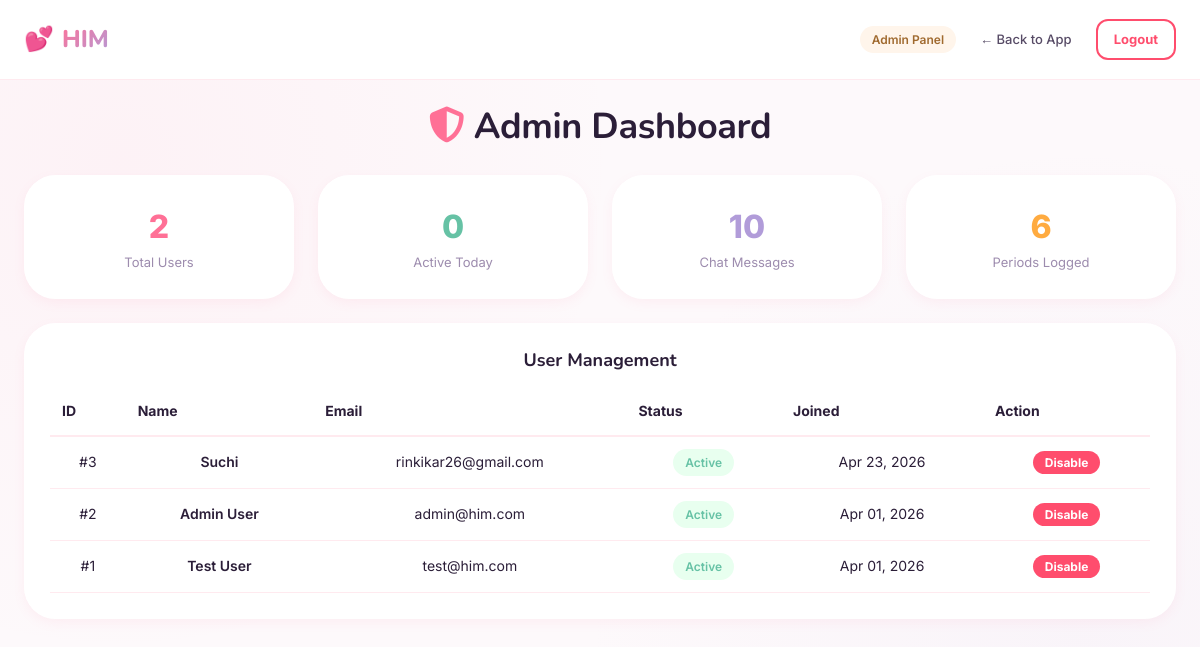
/admin/dashboard.php (signed in), run on the app's committed database.
### tables this page shows
CREATE TABLE `users` (
  `id` int(11) NOT NULL AUTO_INCREMENT,
  `full_name` varchar(100) NOT NULL,
  `email` varchar(150) NOT NULL,
  `password_hash` varchar(255) NOT NULL,
  `date_of_birth` date NOT NULL,
  `role` enum('user','admin') NOT NULL DEFAULT 'user',
  `avatar_url` varchar(255) DEFAULT NULL,
  `is_active` tinyint(1) NOT NULL DEFAULT 1,
  `notification_enabled` tinyint(1) NOT NULL DEFAULT 1,
  `theme_preference` enum('light','dark') NOT NULL DEFAULT 'light',
  `created_at` datetime NOT NULL DEFAULT current_timestamp(),
  `updated_at` datetime DEFAULT NULL ON UPDATE current_timestamp(),
  PRIMARY KEY (`id`),
  UNIQUE KEY `uk_users_email` (`email`)
);

### includes/functions.php (called while the page is built, shortened)
<?php
function sanitize($input) {
    return htmlspecialchars(trim($input), ENT_QUOTES, 'UTF-8');
}

### admin/dashboard.php (the view, shortened to what this page needs)
<?php
require_once __DIR__ . '/../includes/config.php';
require_once __DIR__ . '/../includes/functions.php';
$totalUsers = $pdo->query("SELECT COUNT(*) FROM users WHERE role = 'user'")->fetchColumn();
$activeToday = $pdo->query("SELECT COUNT(DISTINCT user_id) FROM mood_logs WHERE log_date = CURDATE()")->fetchColumn();
$totalChats = $pdo->query("SELECT COUNT(*) FROM chat_messages")->fetchColumn();
$totalPeriods = $pdo->query("SELECT COUNT(*) FROM period_logs")->fetchColumn();
$recentUsers = $pdo->query("SELECT id, full_name, email, is_active, created_at FROM users ORDER BY created_at DESC LIMIT 20")->fetchAll();
?>
<!DOCTYPE html>
<html lang="en">
<head>
    <link rel="stylesheet" href="https://cdnjs.cloudflare.com/ajax/libs/font-awesome/6.5.1/css/all.min.css">
    <link rel="stylesheet" href="https://cdn.jsdelivr.net/npm/sweetalert2@11.10.1/dist/sweetalert2.min.css">
    <link rel="stylesheet" href="../assets/css/style.css">
    <link rel="stylesheet" href="../assets/css/responsive.css">
</head>
<body>
    <header class="header">
        <div class="header-inner">
            <a href="../dashboard.php" class="logo"><span class="logo-icon">💕</span><span class="logo-text">HIM</span></a>
            <nav style="display:flex; gap:8px; align-items:center;">
                <span class="badge badge-warning">Admin Panel</span>
                <a href="../dashboard.php" class="btn btn-sm btn-ghost-nav">← Back to App</a>
                <a href="../logout.php" class="btn btn-sm btn-outline" style="color:var(--color-error); border-color:var(--color-error);">Logout</a>
            </nav>
        </div>
    </header>
    <main class="main-content">
        <div class="container">
            <h2 data-aos="fade-up" style="margin-bottom:24px;">
                <i class="fa-solid fa-shield-halved" style="color:var(--color-primary);"></i> Admin Dashboard
            </h2>
            <div class="grid grid-4 mb-3" data-aos="fade-up">
                <div class="card text-center">
                    <div style="font-size:32px; font-weight:800; color:var(--color-primary);"><?= $totalUsers ?></div>
                    <p style="font-size:13px; color:var(--text-muted);">Total Users</p>
                </div>
                <div class="card text-center">
                    <div style="font-size:32px; font-weight:800; color:var(--color-sage);"><?= $activeToday ?></div>
                    <p style="font-size:13px; color:var(--text-muted);">Active Today</p>
                </div>
                <div class="card text-center">
                    <div style="font-size:32px; font-weight:800; color:var(--color-secondary);"><?= $totalChats ?></div>
                    <p style="font-size:13px; color:var(--text-muted);">Chat Messages</p>
                </div>
                <div class="card text-center">
                    <div style="font-size:32px; font-weight:800; color:var(--color-warning);"><?= $totalPeriods ?></div>
                    <p style="font-size:13px; color:var(--text-muted);">Periods Logged</p>
                </div>
            </div>
            <div class="card" data-aos="fade-up" data-aos-delay="100">
                <h3 class="card-title">User Management</h3>
                <div style="overflow-x:auto;">
                    <table style="width:100%; border-collapse:collapse; font-size:14px;">
                        <thead>
                            <tr style="border-bottom:2px solid var(--border-light);">
                                <th style="padding:12px; text-align:left;">ID</th>
                                <th style="padding:12px; text-align:left;">Name</th>
                                <th style="padding:12px; text-align:left;">Email</th>
                                <th style="padding:12px; text-align:left;">Status</th>
                                <th style="padding:12px; text-align:left;">Joined</th>
                                <th style="padding:12px; text-align:left;">Action</th>
                            </tr>
                        </thead>
                        <tbody>
                            <?php foreach ($recentUsers as $u): ?>
                            <tr style="border-bottom:1px solid var(--border-light);">
                                <td style="padding:12px;">#<?= $u['id'] ?></td>
                                <td style="padding:12px; font-weight:600;"><?= sanitize($u['full_name']) ?></td>
                                <td style="padding:12px;"><?= sanitize($u['email']) ?></td>
                                <td style="padding:12px;">
                                    <span class="badge badge-<?= $u['is_active'] ? 'success' : 'warning' ?>">
                                        <?= $u['is_active'] ? 'Active' : 'Disabled' ?>
                                    </span>
                                </td>
                                <td style="padding:12px;"><?= date('M d, Y', strtotime($u['created_at'])) ?></td>
                                <td style="padding:12px;">
                                    <form method="POST" style="display:inline;">
                                        <button type="submit" class="btn btn-sm" style="font-size:12px; padding:4px 12px; background:<?= $u['is_active'] ? 'var(--color-error)' : 'var(--color-success)' ?>; color:white;">
                                            <?= $u['is_active'] ? 'Disable' : 'Enable' ?>
                                        </button>
                                    </form>
                                </td>
                            </tr>
                            <?php endforeach; ?>
                        </tbody>
                    </table>
                </div>
            </div>
        </div>
    </main>
</body>
</html>

### assets/css/responsive.css (style rules this page uses)
*, *::before, *::after { box-sizing: border-box; }
@media (max-width: 1439px) { .container { max-width: 100%; padding: 0 24px; } }

### data on the page
users: id "3", full_name "Suchi", email "rinkikar26@gmail.com", is_active "Active", created_at "Apr 23, 2026"
users: id "2", full_name "Admin User", email "admin@him.com", is_active "Active", created_at "Apr 01, 2026"
users: id "1", full_name "Test User", email "test@him.com", is_active "Active", created_at "Apr 01, 2026"

### other printed values
$totalUsers "2"
$activeToday "0"
$totalChats "10"
$totalPeriods "6"
